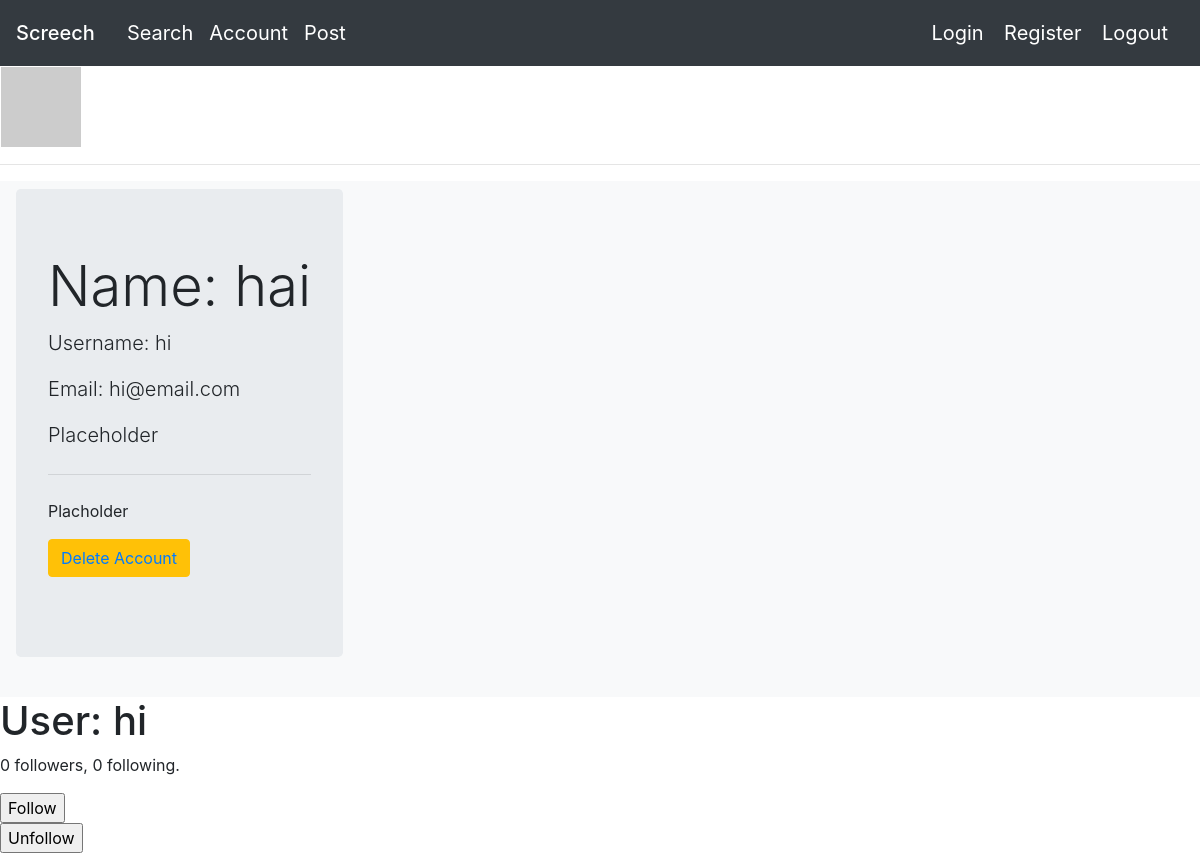
Page /account (signed in) on the committed database.
### app/models.py (models this page shows, shortened)
class User(db.Model, UserMixin):
    id = db.Column(db.Integer, primary_key = True)
    username = db.Column(db.String(15))
    name = db.Column(db.String(15))
    password = db.Column(db.String(200))
    email = db.Column(db.String(32), unique = True)
    followed = db.relationship(
        'User', secondary=followers,
        primaryjoin=(followers.c.follower_id == id),
        secondaryjoin=(followers.c.followed_id == id),
        backref=db.backref('followers', lazy='dynamic'), lazy='dynamic')
    def avatar(self, size):
        digest = md5(self.email.lower().encode('utf-8')).hexdigest()
        return 'https://www.gravatar.com/avatar/{}?d=identicon&s={}'.format(
            digest, size)

### app/routes.py (the view)
@myapp_obj.route('/account')
def account():
    if current_user.is_authenticated is False:
        flash('Account cannot be accessed because User is not logged in')
        return redirect('/')
    user = current_user
    form = EmptyForm()
    print(user.name)
    return render_template("profile.html", user=user, form=form)

### app/forms.py
class EmptyForm(FlaskForm):
    submit = SubmitField('Submit')

### app/models.py (called while the page is built)
@login.user_loader
def load_user(id):
    return User.query.get(int(id))

### app/templates/profile.html (shortened to what this page needs)
{% extends "base.html" %}
{% block mycontent %}
<table>
  <tr valign="top">
      <td><img src="{{ user.avatar(128) }}"></td>
  </tr>
</table>
<hr>
<nav class="navbar navbar-expand-lg navbar-light bg-light">
    <div class="jumbotron">
        <h1 class="display-4">Name: {{ user.name }}</h1>
        <p class="lead">Username: {{ user.username }}</p>
        <p class="lead">Email: {{ user.email }}</p>
        <p class="lead">Placeholder</p>
        <hr class="my-4">
        <p>Placholder</p>
        <p class="lead">
          <a href="/delete"><button type="button" class="btn btn-warning">
            Delete Account
          </a></button>
        </p>
    </div>
</nav>
<h1>User: {{ user.username }}</h1>
        <p>{{ user.followers.count() }} followers, {{ user.followed.count() }} following.</p>
        <form action="{{ url_for('follow', username=user.username) }}" method="post">
          {{ form.submit(value='Follow') }}
        </form>
        <form action="{{ url_for('unfollow', username=user.username) }}" method="post">
          {{ form.submit(value='Unfollow') }}
      </form>
{% endblock %}

### rows in the picture
User: name "hai", username "hi", email "hi@email.com"

### other values in the picture
{{ user.followers.count() }} "0"
{{ user.followed.count() }} "0"
